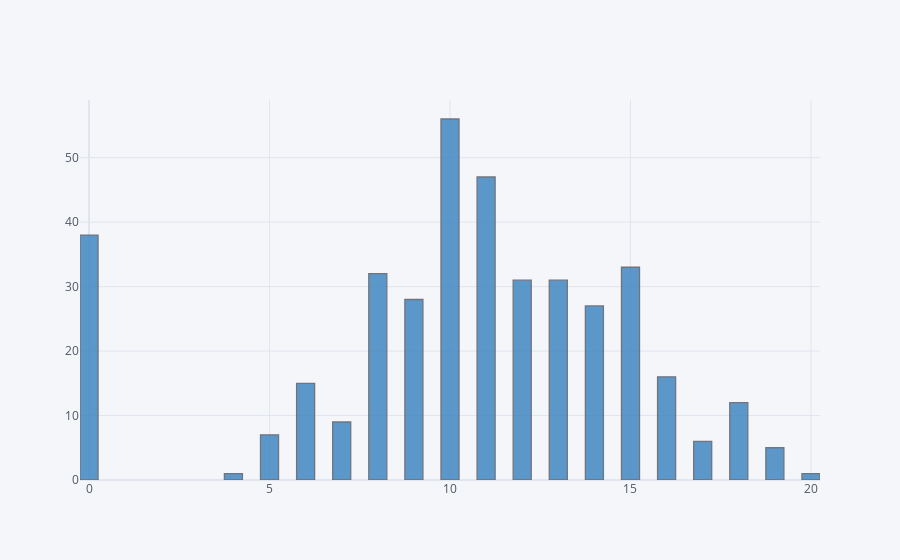

Here is the notebook cell this chart was saved with:
### Code cell
stud['G3'].iplot(kind='hist',bins=100,color='blue')

### Figure 1 — Plotly figure (JSON) as saved in the notebook; plotly's stock layout.template omitted (floating-point values rounded to 4 significant figures; data arrays with more than 128 entries replaced by an {"elided": "..."} marker saying what was removed)
{"data": [{"histfunc": "count", "histnorm": "", "marker": {"color": "rgba(55, 128, 191, 1.0)", "line": {"color": "#4D5663", "width": 1.3}}, "name": "G3", "nbinsx": 100, "opacity": 0.8, "orientation": "v", "type": "histogram", "x": {"elided": "395 int values"}}], "layout": {"barmode": "overlay", "legend": {"bgcolor": "#F5F6F9", "font": {"color": "#4D5663"}}, "paper_bgcolor": "#F5F6F9", "plot_bgcolor": "#F5F6F9", "title": {"font": {"color": "#4D5663"}}, "xaxis": {"gridcolor": "#E1E5ED", "showgrid": true, "tickfont": {"color": "#4D5663"}, "title": {"font": {"color": "#4D5663"}, "text": ""}, "zerolinecolor": "#E1E5ED"}, "yaxis": {"gridcolor": "#E1E5ED", "showgrid": true, "tickfont": {"color": "#4D5663"}, "title": {"font": {"color": "#4D5663"}, "text": ""}, "zerolinecolor": "#E1E5ED"}}}
